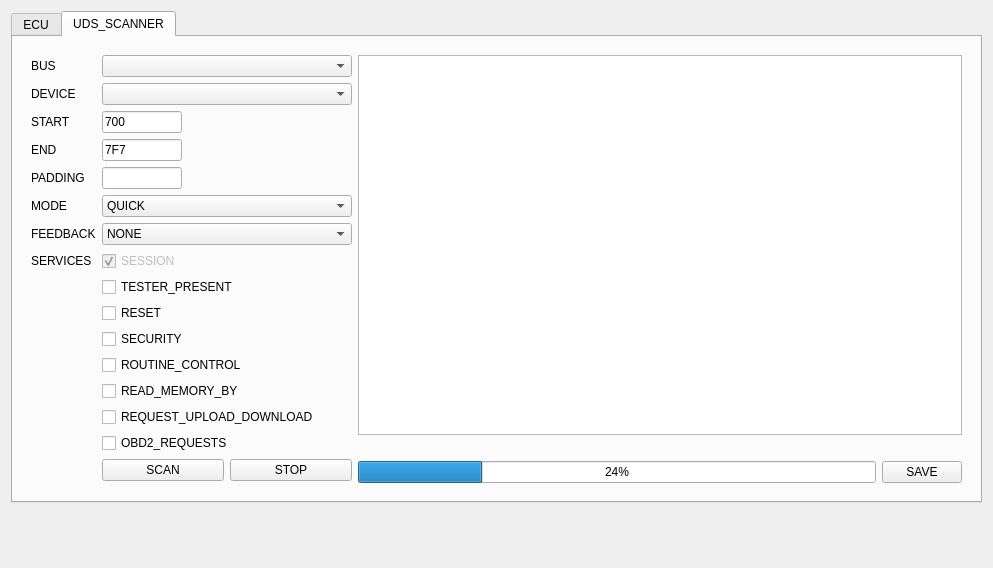
<?xml version="1.0" encoding="UTF-8"?>
<ui version="4.0">
 <class>MAP</class>
 <widget class="QWidget" name="MAP">
  <property name="geometry">
   <rect>
    <x>0</x>
    <y>0</y>
    <width>993</width>
    <height>568</height>
   </rect>
  </property>
  <property name="sizePolicy">
   <sizepolicy hsizetype="Preferred" vsizetype="Minimum">
    <horstretch>0</horstretch>
    <verstretch>0</verstretch>
   </sizepolicy>
  </property>
  <property name="windowTitle">
   <string/>
  </property>
  <layout class="QVBoxLayout" name="verticalLayout">
   <item>
    <widget class="QTabWidget" name="tabWidget">
     <property name="cursor">
      <cursorShape>ArrowCursor</cursorShape>
     </property>
     <property name="currentIndex">
      <number>1</number>
     </property>
     <widget class="QWidget" name="tabMap">
      <property name="sizePolicy">
       <sizepolicy hsizetype="Preferred" vsizetype="Minimum">
        <horstretch>0</horstretch>
        <verstretch>0</verstretch>
       </sizepolicy>
      </property>
      <property name="cursor">
       <cursorShape>ArrowCursor</cursorShape>
      </property>
      <property name="styleSheet">
       <string notr="true"/>
      </property>
      <attribute name="title">
       <string>ECU</string>
      </attribute>
      <layout class="QGridLayout" name="gridLayout">
       <item row="0" column="0">
        <widget class="QLabel" name="lblSrc">
         <property name="sizePolicy">
          <sizepolicy hsizetype="Minimum" vsizetype="Preferred">
           <horstretch>0</horstretch>
           <verstretch>0</verstretch>
          </sizepolicy>
         </property>
         <property name="text">
          <string>SRC</string>
         </property>
        </widget>
       </item>
       <item row="0" column="2">
        <widget class="QLabel" name="lblBlank">
         <property name="sizePolicy">
          <sizepolicy hsizetype="Expanding" vsizetype="Preferred">
           <horstretch>0</horstretch>
           <verstretch>0</verstretch>
          </sizepolicy>
         </property>
         <property name="text">
          <string/>
         </property>
        </widget>
       </item>
       <item row="0" column="1">
        <widget class="QComboBox" name="comboSrc">
         <property name="sizePolicy">
          <sizepolicy hsizetype="Minimum" vsizetype="Fixed">
           <horstretch>0</horstretch>
           <verstretch>0</verstretch>
          </sizepolicy>
         </property>
         <property name="minimumSize">
          <size>
           <width>120</width>
           <height>0</height>
          </size>
         </property>
         <item>
          <property name="text">
           <string>ANALYSIS</string>
          </property>
         </item>
         <item>
          <property name="text">
           <string>ENGINE_CODE</string>
          </property>
         </item>
         <item>
          <property name="text">
           <string>MODEL</string>
          </property>
         </item>
         <item>
          <property name="text">
           <string>MANUFACTURER</string>
          </property>
         </item>
        </widget>
       </item>
       <item row="0" column="3">
        <widget class="QPushButton" name="btnApply">
         <property name="cursor">
          <cursorShape>PointingHandCursor</cursorShape>
         </property>
         <property name="text">
          <string>APPLY_CHANGES</string>
         </property>
         <property name="cssClass" stdset="0">
          <string>btn-success</string>
         </property>
        </widget>
       </item>
       <item row="1" column="0" colspan="4">
        <widget class="QListView" name="listMap"/>
       </item>
      </layout>
     </widget>
     <widget class="QWidget" name="tabScan">
      <property name="cursor">
       <cursorShape>ArrowCursor</cursorShape>
      </property>
      <attribute name="title">
       <string>UDS_SCANNER</string>
      </attribute>
      <layout class="QVBoxLayout" name="verticalLayout_2">
       <item>
        <widget class="QWidget" name="busList" native="true">
         <property name="enabled">
          <bool>true</bool>
         </property>
         <property name="sizePolicy">
          <sizepolicy hsizetype="Preferred" vsizetype="Preferred">
           <horstretch>0</horstretch>
           <verstretch>0</verstretch>
          </sizepolicy>
         </property>
         <layout class="QHBoxLayout" name="horizontalLayout">
          <item>
           <widget class="QWidget" name="scanOpt" native="true">
            <property name="sizePolicy">
             <sizepolicy hsizetype="Fixed" vsizetype="Preferred">
              <horstretch>0</horstretch>
              <verstretch>0</verstretch>
             </sizepolicy>
            </property>
            <layout class="QFormLayout" name="formLayout">
             <property name="leftMargin">
              <number>0</number>
             </property>
             <property name="topMargin">
              <number>0</number>
             </property>
             <property name="rightMargin">
              <number>0</number>
             </property>
             <property name="bottomMargin">
              <number>0</number>
             </property>
             <item row="0" column="0">
              <widget class="QLabel" name="label">
               <property name="text">
                <string>BUS</string>
               </property>
              </widget>
             </item>
             <item row="0" column="1">
              <widget class="QComboBox" name="comboBus">
               <property name="sizePolicy">
                <sizepolicy hsizetype="Minimum" vsizetype="Fixed">
                 <horstretch>0</horstretch>
                 <verstretch>0</verstretch>
                </sizepolicy>
               </property>
               <property name="cursor">
                <cursorShape>PointingHandCursor</cursorShape>
               </property>
              </widget>
             </item>
             <item row="1" column="0">
              <widget class="QLabel" name="label_2">
               <property name="text">
                <string>DEVICE</string>
               </property>
              </widget>
             </item>
             <item row="1" column="1">
              <widget class="QComboBox" name="comboDevice">
               <property name="sizePolicy">
                <sizepolicy hsizetype="Minimum" vsizetype="Fixed">
                 <horstretch>0</horstretch>
                 <verstretch>0</verstretch>
                </sizepolicy>
               </property>
               <property name="minimumSize">
                <size>
                 <width>250</width>
                 <height>0</height>
                </size>
               </property>
               <property name="cursor">
                <cursorShape>PointingHandCursor</cursorShape>
               </property>
              </widget>
             </item>
             <item row="2" column="0">
              <widget class="QLabel" name="label_3">
               <property name="text">
                <string>START</string>
               </property>
              </widget>
             </item>
             <item row="2" column="1">
              <widget class="QLineEdit" name="fldStart">
               <property name="sizePolicy">
                <sizepolicy hsizetype="Fixed" vsizetype="Fixed">
                 <horstretch>0</horstretch>
                 <verstretch>0</verstretch>
                </sizepolicy>
               </property>
               <property name="maximumSize">
                <size>
                 <width>80</width>
                 <height>16777215</height>
                </size>
               </property>
               <property name="text">
                <string>700</string>
               </property>
               <property name="maxLength">
                <number>8</number>
               </property>
              </widget>
             </item>
             <item row="3" column="0">
              <widget class="QLabel" name="label_4">
               <property name="text">
                <string>END</string>
               </property>
              </widget>
             </item>
             <item row="3" column="1">
              <widget class="QLineEdit" name="fldEnd">
               <property name="sizePolicy">
                <sizepolicy hsizetype="Fixed" vsizetype="Fixed">
                 <horstretch>0</horstretch>
                 <verstretch>0</verstretch>
                </sizepolicy>
               </property>
               <property name="maximumSize">
                <size>
                 <width>80</width>
                 <height>16777215</height>
                </size>
               </property>
               <property name="text">
                <string>7F7</string>
               </property>
               <property name="maxLength">
                <number>8</number>
               </property>
              </widget>
             </item>
             <item row="5" column="0">
              <widget class="QLabel" name="label_5">
               <property name="text">
                <string>MODE</string>
               </property>
              </widget>
             </item>
             <item row="5" column="1">
              <widget class="QComboBox" name="comboMode">
               <property name="sizePolicy">
                <sizepolicy hsizetype="Preferred" vsizetype="Fixed">
                 <horstretch>0</horstretch>
                 <verstretch>0</verstretch>
                </sizepolicy>
               </property>
               <property name="cursor">
                <cursorShape>PointingHandCursor</cursorShape>
               </property>
               <item>
                <property name="text">
                 <string>QUICK</string>
                </property>
               </item>
               <item>
                <property name="text">
                 <string>LEGACY</string>
                </property>
               </item>
               <item>
                <property name="text">
                 <string>SMART_QUICK</string>
                </property>
               </item>
               <item>
                <property name="text">
                 <string>SMART</string>
                </property>
               </item>
              </widget>
             </item>
             <item row="7" column="0">
              <widget class="QLabel" name="label_6">
               <property name="text">
                <string>SERVICES</string>
               </property>
              </widget>
             </item>
             <item row="7" column="1">
              <widget class="QCheckBox" name="checkSession">
               <property name="enabled">
                <bool>false</bool>
               </property>
               <property name="text">
                <string>SESSION</string>
               </property>
               <property name="checked">
                <bool>true</bool>
               </property>
              </widget>
             </item>
             <item row="8" column="1">
              <widget class="QCheckBox" name="checkTester">
               <property name="text">
                <string>TESTER_PRESENT</string>
               </property>
               <property name="checked">
                <bool>false</bool>
               </property>
              </widget>
             </item>
             <item row="9" column="1">
              <widget class="QCheckBox" name="checkReset">
               <property name="text">
                <string>RESET</string>
               </property>
              </widget>
             </item>
             <item row="10" column="1">
              <widget class="QCheckBox" name="checkSecurity">
               <property name="text">
                <string>SECURITY</string>
               </property>
              </widget>
             </item>
             <item row="11" column="1">
              <widget class="QCheckBox" name="checkRoutine">
               <property name="text">
                <string>ROUTINE_CONTROL</string>
               </property>
              </widget>
             </item>
             <item row="12" column="1">
              <widget class="QCheckBox" name="checkRead">
               <property name="text">
                <string>READ_MEMORY_BY</string>
               </property>
              </widget>
             </item>
             <item row="13" column="1">
              <widget class="QCheckBox" name="checkRequest">
               <property name="text">
                <string>REQUEST_UPLOAD_DOWNLOAD</string>
               </property>
              </widget>
             </item>
             <item row="14" column="1">
              <widget class="QCheckBox" name="checkOBD2">
               <property name="text">
                <string>OBD2_REQUESTS</string>
               </property>
              </widget>
             </item>
             <item row="15" column="1">
              <widget class="QWidget" name="widget_3" native="true">
               <layout class="QHBoxLayout" name="horizontalLayout_3">
                <property name="leftMargin">
                 <number>0</number>
                </property>
                <property name="topMargin">
                 <number>0</number>
                </property>
                <property name="rightMargin">
                 <number>0</number>
                </property>
                <property name="bottomMargin">
                 <number>0</number>
                </property>
                <item>
                 <widget class="QPushButton" name="btnScan">
                  <property name="cursor">
                   <cursorShape>PointingHandCursor</cursorShape>
                  </property>
                  <property name="text">
                   <string>SCAN</string>
                  </property>
                  <property name="cssClass" stdset="0">
                   <string>btn-success</string>
                  </property>
                 </widget>
                </item>
                <item>
                 <widget class="QPushButton" name="btnStop">
                  <property name="cursor">
                   <cursorShape>PointingHandCursor</cursorShape>
                  </property>
                  <property name="text">
                   <string>STOP</string>
                  </property>
                  <property name="cssClass" stdset="0">
                   <string>btn-danger</string>
                  </property>
                 </widget>
                </item>
               </layout>
              </widget>
             </item>
             <item row="6" column="0">
              <widget class="QLabel" name="label_7">
               <property name="text">
                <string>FEEDBACK</string>
               </property>
              </widget>
             </item>
             <item row="6" column="1">
              <widget class="QComboBox" name="comboFeedback">
               <property name="sizePolicy">
                <sizepolicy hsizetype="Preferred" vsizetype="Fixed">
                 <horstretch>0</horstretch>
                 <verstretch>0</verstretch>
                </sizepolicy>
               </property>
               <property name="cursor">
                <cursorShape>ForbiddenCursor</cursorShape>
               </property>
               <item>
                <property name="text">
                 <string>NONE</string>
                </property>
               </item>
               <item>
                <property name="text">
                 <string>FEEDBACK_LIVE</string>
                </property>
               </item>
               <item>
                <property name="text">
                 <string>FEEDBACK_RECORD</string>
                </property>
               </item>
               <item>
                <property name="text">
                 <string>FEEDBACK_RECORD_NEW</string>
                </property>
               </item>
              </widget>
             </item>
             <item row="4" column="0">
              <widget class="QLabel" name="label_8">
               <property name="text">
                <string>PADDING</string>
               </property>
              </widget>
             </item>
             <item row="4" column="1">
              <widget class="QLineEdit" name="fldPadding">
               <property name="sizePolicy">
                <sizepolicy hsizetype="Fixed" vsizetype="Fixed">
                 <horstretch>0</horstretch>
                 <verstretch>0</verstretch>
                </sizepolicy>
               </property>
               <property name="minimumSize">
                <size>
                 <width>0</width>
                 <height>0</height>
                </size>
               </property>
               <property name="maximumSize">
                <size>
                 <width>80</width>
                 <height>16777215</height>
                </size>
               </property>
               <property name="maxLength">
                <number>2</number>
               </property>
              </widget>
             </item>
            </layout>
           </widget>
          </item>
          <item>
           <widget class="QWidget" name="widget" native="true">
            <layout class="QVBoxLayout" name="verticalLayout_3">
             <property name="leftMargin">
              <number>0</number>
             </property>
             <property name="topMargin">
              <number>0</number>
             </property>
             <property name="rightMargin">
              <number>0</number>
             </property>
             <property name="bottomMargin">
              <number>0</number>
             </property>
             <item>
              <widget class="QTreeView" name="listResults"/>
             </item>
             <item>
              <widget class="QLabel" name="errorMsg">
               <property name="text">
                <string/>
               </property>
               <property name="cssClass" stdset="0">
                <string>text-danger</string>
               </property>
              </widget>
             </item>
             <item>
              <widget class="QWidget" name="widget_2" native="true">
               <layout class="QHBoxLayout" name="horizontalLayout_2">
                <property name="leftMargin">
                 <number>0</number>
                </property>
                <property name="topMargin">
                 <number>0</number>
                </property>
                <property name="rightMargin">
                 <number>0</number>
                </property>
                <property name="bottomMargin">
                 <number>0</number>
                </property>
                <item>
                 <widget class="QProgressBar" name="progress">
                  <property name="value">
                   <number>24</number>
                  </property>
                 </widget>
                </item>
                <item>
                 <widget class="QPushButton" name="btnSave">
                  <property name="cursor">
                   <cursorShape>PointingHandCursor</cursorShape>
                  </property>
                  <property name="text">
                   <string>SAVE</string>
                  </property>
                  <property name="cssClass" stdset="0">
                   <string>btn-success</string>
                  </property>
                 </widget>
                </item>
               </layout>
              </widget>
             </item>
            </layout>
           </widget>
          </item>
         </layout>
        </widget>
       </item>
      </layout>
     </widget>
    </widget>
   </item>
   <item>
    <spacer name="verticalSpacer_3">
     <property name="orientation">
      <enum>Qt::Vertical</enum>
     </property>
     <property name="sizeHint" stdset="0">
      <size>
       <width>20</width>
       <height>1</height>
      </size>
     </property>
    </spacer>
   </item>
  </layout>
 </widget>
 <resources/>
 <connections/>
</ui>
